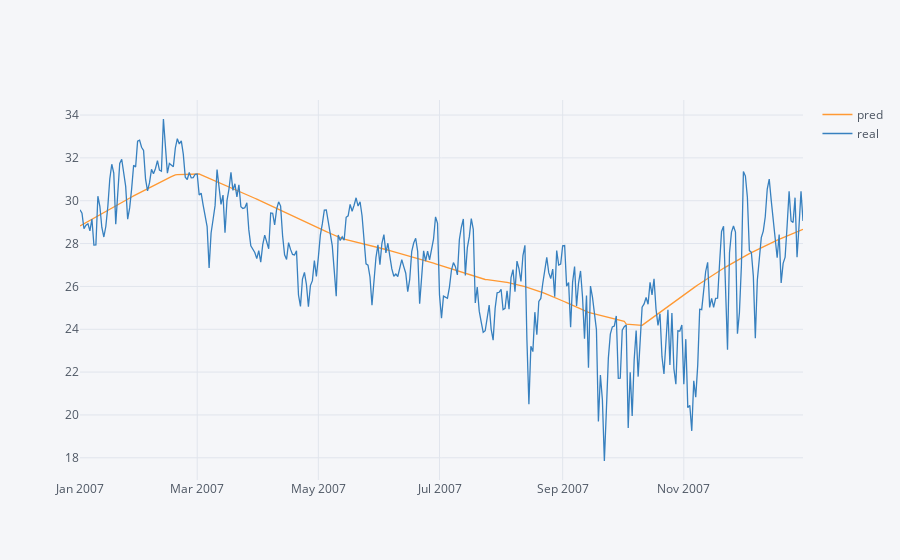

The notebook cell saved with this chart:
### Code cell
plotting.iplot()

### Figure 1 — Plotly figure (JSON) as saved in the notebook; plotly's stock layout.template omitted (floating-point values rounded to 4 significant figures; data arrays with more than 128 entries replaced by an {"elided": "..."} marker saying what was removed)
{"data": [{"line": {"color": "rgba(255, 153, 51, 1.0)", "dash": "solid", "shape": "linear", "width": 1.3}, "mode": "lines", "name": "pred", "text": "", "type": "scatter", "x": {"elided": "365 str values"}, "y": {"elided": "365 float values"}}, {"line": {"color": "rgba(55, 128, 191, 1.0)", "dash": "solid", "shape": "linear", "width": 1.3}, "mode": "lines", "name": "real", "text": "", "type": "scatter", "x": {"elided": "365 str values"}, "y": {"elided": "365 float values"}}], "layout": {"legend": {"bgcolor": "#F5F6F9", "font": {"color": "#4D5663"}}, "paper_bgcolor": "#F5F6F9", "plot_bgcolor": "#F5F6F9", "title": {"font": {"color": "#4D5663"}}, "xaxis": {"gridcolor": "#E1E5ED", "showgrid": true, "tickfont": {"color": "#4D5663"}, "title": {"font": {"color": "#4D5663"}, "text": ""}, "zerolinecolor": "#E1E5ED"}, "yaxis": {"gridcolor": "#E1E5ED", "showgrid": true, "tickfont": {"color": "#4D5663"}, "title": {"font": {"color": "#4D5663"}, "text": ""}, "zerolinecolor": "#E1E5ED"}}}
